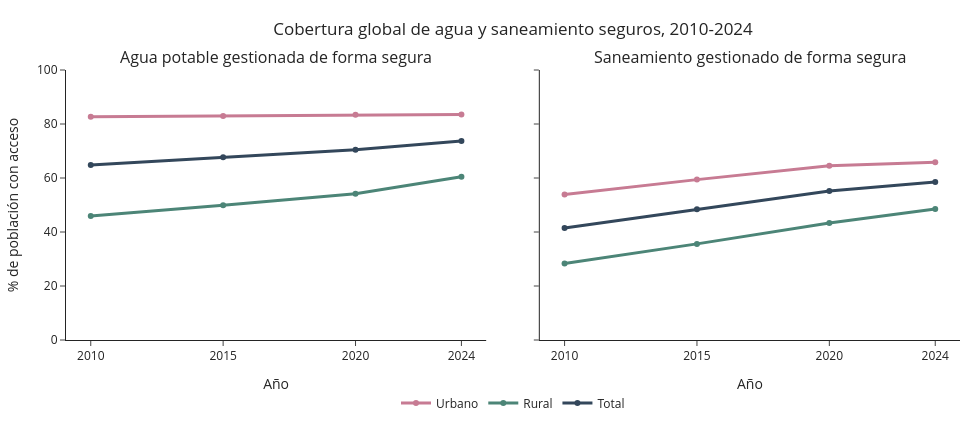

Notebook source saved alongside this figure:
### Markdown cell above
## Gráfico 1: Tendencia global 2010-2024

**Principios aplicados:**
- **Proximidad** (Wertheimer): se agrupan Agua/Saneamiento en dos paneles contiguos, cada uno con sus 3 líneas (Urbano/Rural/Total), la agrupación espacial comunica qué pertenece a qué categoría antes de leer cualquier etiqueta.
- **Similaridad** (Wertheimer): el mismo color identifica la misma `Zona` en ambos paneles (verde=Urbano, rosa=Rural, azul oscuro=Total), reforzando la comparación entre paneles.
- **Pequeños múltiplos en vez de una sola gráfica saturada** (Tufte): en vez de 6 líneas en un solo eje (difícil de leer), se separan en 2 paneles con eje compartido.
- **Razón dato-tinta** (Tufte): plantilla `simple_white`, sin bordes ni relleno de fondo, sin leyenda redundante por panel.
- **Razón de aspecto ~45°** (Cleveland): el rango de ejes se ajustó para que la pendiente promedio de las líneas ronde los 45°, facilitando la percepción precisa de la tasa de cambio.

### Code cell
fig1 = make_subplots(
    rows=1, cols=2, shared_yaxes=True,
    subplot_titles=("Agua potable gestionada de forma segura", "Saneamiento gestionado de forma segura"),
    horizontal_spacing=0.06,)
colores_zona = {"Urbano": PALETA["urbano"], "Rural": PALETA["rural"], "Total": PALETA["total"]}

for i, indicador in enumerate(["Agua potable", "Saneamiento"], start=1):
    sub = GLOBAL[GLOBAL["Indicador"] == indicador]
    for zona in ["Urbano", "Rural", "Total"]:
        fig1.add_trace(
            go.Scatter(
                x=sub["Año"], y=sub[zona], mode="lines+markers", name=zona,
                line=dict(color=colores_zona[zona], width=3),
                marker=dict(size=6),
                legendgroup=zona, showlegend=(i == 1),
                hovertemplate="%{x}: %{y:.1f}%<extra>" + zona + "</extra>",
            ), row=1, col=i,)

fig1.update_yaxes(title_text="% de población con acceso", range=[0, 100], row=1, col=1)
fig1.update_yaxes(range=[0, 100], row=1, col=2)
años_eje = [2010, 2015, 2020, 2024]
fig1.update_xaxes(title_text="Año", tickmode="array", tickvals=años_eje, ticktext=[str(a) for a in años_eje])
fig1.update_layout(
    template=TEMPLATE, height=430, width=980,
    title=dict(text="Cobertura global de agua y saneamiento seguros, 2010-2024", x=0.5, xanchor="center", xref="paper"),
    legend=dict(orientation="h", y=-0.18, x=0.5, xanchor="center", title=None), margin=dict(t=70, l=60, r=20, b=60),)
fig1.show()

### Figure 1 — Plotly figure (JSON) as saved in the notebook; plotly's stock layout.template omitted (floating-point values rounded to 4 significant figures)
{"data": [{"hovertemplate": "%{x}: %{y:.1f}%<extra>Urbano</extra>", "legendgroup": "Urbano", "line": {"color": "#C77B93", "width": 3}, "marker": {"size": 6}, "mode": "lines+markers", "name": "Urbano", "showlegend": true, "type": "scatter", "x": [2010, 2015, 2020, 2024], "xaxis": "x", "y": [82.7, 83.0, 83.4, 83.5], "yaxis": "y"}, {"hovertemplate": "%{x}: %{y:.1f}%<extra>Rural</extra>", "legendgroup": "Rural", "line": {"color": "#4C8577", "width": 3}, "marker": {"size": 6}, "mode": "lines+markers", "name": "Rural", "showlegend": true, "type": "scatter", "x": [2010, 2015, 2020, 2024], "xaxis": "x", "y": [45.9, 49.9, 54.2, 60.5], "yaxis": "y"}, {"hovertemplate": "%{x}: %{y:.1f}%<extra>Total</extra>", "legendgroup": "Total", "line": {"color": "#33475B", "width": 3}, "marker": {"size": 6}, "mode": "lines+markers", "name": "Total", "showlegend": true, "type": "scatter", "x": [2010, 2015, 2020, 2024], "xaxis": "x", "y": [64.8, 67.7, 70.5, 73.7], "yaxis": "y"}, {"hovertemplate": "%{x}: %{y:.1f}%<extra>Urbano</extra>", "legendgroup": "Urbano", "line": {"color": "#C77B93", "width": 3}, "marker": {"size": 6}, "mode": "lines+markers", "name": "Urbano", "showlegend": false, "type": "scatter", "x": [2010, 2015, 2020, 2024], "xaxis": "x2", "y": [53.9, 59.4, 64.5, 65.8], "yaxis": "y2"}, {"hovertemplate": "%{x}: %{y:.1f}%<extra>Rural</extra>", "legendgroup": "Rural", "line": {"color": "#4C8577", "width": 3}, "marker": {"size": 6}, "mode": "lines+markers", "name": "Rural", "showlegend": false, "type": "scatter", "x": [2010, 2015, 2020, 2024], "xaxis": "x2", "y": [28.3, 35.6, 43.3, 48.5], "yaxis": "y2"}, {"hovertemplate": "%{x}: %{y:.1f}%<extra>Total</extra>", "legendgroup": "Total", "line": {"color": "#33475B", "width": 3}, "marker": {"size": 6}, "mode": "lines+markers", "name": "Total", "showlegend": false, "type": "scatter", "x": [2010, 2015, 2020, 2024], "xaxis": "x2", "y": [41.5, 48.4, 55.2, 58.5], "yaxis": "y2"}], "layout": {"annotations": [{"font": {"size": 16}, "showarrow": false, "text": "Agua potable gestionada de forma segura", "x": 0.235, "xanchor": "center", "xref": "paper", "y": 1, "yanchor": "bottom", "yref": "paper"}, {"font": {"size": 16}, "showarrow": false, "text": "Saneamiento gestionado de forma segura", "x": 0.765, "xanchor": "center", "xref": "paper", "y": 1, "yanchor": "bottom", "yref": "paper"}], "height": 430, "legend": {"orientation": "h", "title": {}, "x": 0.5, "xanchor": "center", "y": -0.18}, "margin": {"b": 60, "l": 60, "r": 20, "t": 70}, "title": {"text": "Cobertura global de agua y saneamiento seguros, 2010-2024", "x": 0.5, "xanchor": "center", "xref": "paper"}, "width": 980, "xaxis": {"anchor": "y", "domain": [0, 0.47], "tickmode": "array", "ticktext": ["2010", "2015", "2020", "2024"], "tickvals": [2010, 2015, 2020, 2024], "title": {"text": "Año"}}, "xaxis2": {"anchor": "y2", "domain": [0.53, 1], "tickmode": "array", "ticktext": ["2010", "2015", "2020", "2024"], "tickvals": [2010, 2015, 2020, 2024], "title": {"text": "Año"}}, "yaxis": {"anchor": "x", "domain": [0, 1], "range": [0, 100], "title": {"text": "% de población con acceso"}}, "yaxis2": {"anchor": "x2", "domain": [0, 1], "matches": "y", "range": [0, 100], "showticklabels": false}}}
